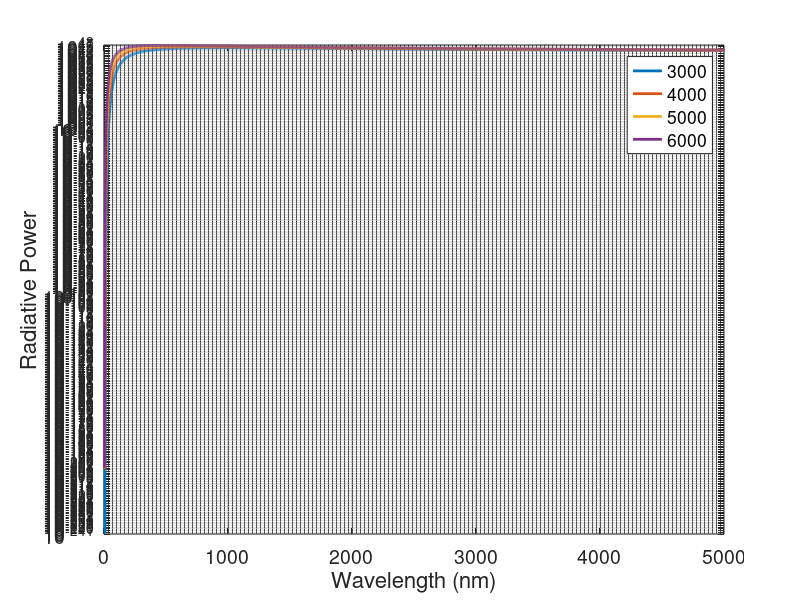

Reproduce this figure in MATLAB.
%%%The following script examines and integrates Plank's law to determine
%%%radiation intensity vs. wavelength and total solar intensity

%%%Cleaning current workspace
clc, clear all, close all
%% Defining constants 
%%%Planck's constant h
h = 6.67259e-34; %%J*s

%%%Boltzmann Constant k
k = 1.380658e-23; %J/K

%%%Speed of Light c
c = 2.99792458e8; %m/s

%%%Wavelength - wavelength vector stops arbitrarily at 20 thousand nm.
%%%Radiation is negligible at these wavelengths for temperatures of
%%%interest
wvlgth = [0.1 1:1:20000]/10^9; %m

%% calculating and plotting solar intensity as a function of wavelength
close all
%%%Temperature of interest going from blackbody radiation 
T = [3000 4000 5000 6000 ]; %K - All temperatures will show up as absolute 
%%%Running loop to predict radiative power intensity  for each temperature
%%%Equation the wavelength form taken from https://en.wikipedia.org/wiki/Planck%27s_law
%%%Multiplied by 4pi, or the solid angle of a sphere : https://en.wikipedia.org/wiki/Solid_angle
for i = 1:length(T)
    P(i,:) = 8.*pi.*c^2./(wvlgth.^5).*(1./(exp(h.*c./(k.*T(i).*wvlgth))-1));
    %%%String that goes into legend
    leg_str{i} = num2str(T(i));
end

%%%Plotting normalized results - normalization occurs in the plotting
%%%function. To plot absolute values, plot the commented line below
figure
hold on
% semilogy(wvlgth.*10^9,P./max(P,[],2),'LineWidth',2)
semilogy(wvlgth.*10^9,P,'LineWidth',2)
box on
set(gca,'FontSize',14)
xlabel('Wavelength (nm)','FontSize',16)
ylabel('Radiative Power','FontSize',16) %%%Units are not provided because this could be a normalized value (no units) or radiative power (W/m)
grid on
xlim([0 0.5.*10^4])
legend(leg_str)
hold off

%% Integrating Planck's law

%%%Specifying temperature of body
T = 3000; %K

%%%Defining material emissivity
em = 1; %%% 1 = black body
%%%Defining planck's law as a function where w is the input variable in
%%%meters
fun = @(w) em*8.*pi.*c^2./(w.^5).*(1./(exp(h.*c./(k.*T.*w))-1));

%%%Integrating Planck's law between specified limits
q = integral(fun,3.8e-7,7.5e-7)

%%%Energy contained in those limits from two lines ago
q/integral(fun,0,inf)

